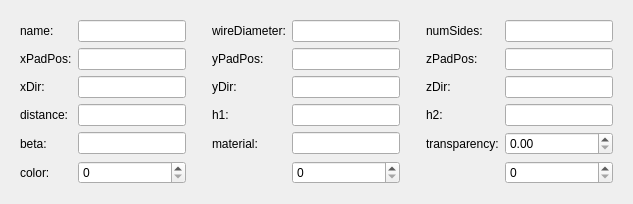
   <widget class="QWidget" name="page_10">
    <layout class="QVBoxLayout" name="verticalLayout_2">
     <item>
      <widget class="QWidget" name="widget_7" native="true">
       <layout class="QGridLayout" name="gridLayout_2">
        <item row="0" column="6">
         <widget class="QLabel" name="label_23">
          <property name="text">
           <string>numSides:</string>
          </property>
         </widget>
        </item>
        <item row="1" column="4">
         <widget class="QLineEdit" name="lineEdit_91"/>
        </item>
        <item row="1" column="6">
         <widget class="QLabel" name="label_90">
          <property name="text">
           <string>zPadPos:</string>
          </property>
         </widget>
        </item>
        <item row="0" column="0">
         <widget class="QLabel" name="label_88">
          <property name="text">
           <string>name:</string>
          </property>
         </widget>
        </item>
        <item row="0" column="7">
         <widget class="QLineEdit" name="lineEdit_40"/>
        </item>
        <item row="1" column="7">
         <widget class="QLineEdit" name="lineEdit_89"/>
        </item>
        <item row="2" column="1">
         <widget class="QLineEdit" name="lineEdit_93"/>
        </item>
        <item row="0" column="3">
         <widget class="QLabel" name="label_22">
          <property name="text">
           <string>wireDiameter:</string>
          </property>
         </widget>
        </item>
        <item row="0" column="4">
         <widget class="QLineEdit" name="lineEdit_39"/>
        </item>
        <item row="1" column="0">
         <widget class="QLabel" name="label_92">
          <property name="text">
           <string>xPadPos:</string>
          </property>
         </widget>
        </item>
        <item row="2" column="0">
         <widget class="QLabel" name="label_93">
          <property name="text">
           <string>xDir:</string>
          </property>
         </widget>
        </item>
        <item row="2" column="3">
         <widget class="QLabel" name="label_82">
          <property name="text">
           <string>yDir:</string>
          </property>
         </widget>
        </item>
        <item row="2" column="4">
         <widget class="QLineEdit" name="lineEdit_97"/>
        </item>
        <item row="1" column="3">
         <widget class="QLabel" name="label_89">
          <property name="text">
           <string>yPadPos:</string>
          </property>
         </widget>
        </item>
        <item row="2" column="6">
         <widget class="QLabel" name="label_91">
          <property name="text">
           <string>zDir:</string>
          </property>
         </widget>
        </item>
        <item row="2" column="7">
         <widget class="QLineEdit" name="lineEdit_98"/>
        </item>
        <item row="0" column="1">
         <widget class="QLineEdit" name="lineEdit_92"/>
        </item>
        <item row="1" column="1">
         <widget class="QLineEdit" name="lineEdit_94"/>
        </item>
        <item row="0" column="2">
         <spacer name="horizontalSpacer_2">
          <property name="orientation">
           <enum>Qt::Horizontal</enum>
          </property>
          <property name="sizeType">
           <enum>QSizePolicy::Fixed</enum>
          </property>
          <property name="sizeHint" stdset="0">
           <size>
            <width>20</width>
            <height>20</height>
           </size>
          </property>
         </spacer>
        </item>
        <item row="1" column="2">
         <spacer name="horizontalSpacer_8">
          <property name="orientation">
           <enum>Qt::Horizontal</enum>
          </property>
          <property name="sizeType">
           <enum>QSizePolicy::Fixed</enum>
          </property>
          <property name="sizeHint" stdset="0">
           <size>
            <width>20</width>
            <height>20</height>
           </size>
          </property>
         </spacer>
        </item>
        <item row="2" column="2">
         <spacer name="horizontalSpacer_9">
          <property name="orientation">
           <enum>Qt::Horizontal</enum>
          </property>
          <property name="sizeType">
           <enum>QSizePolicy::Fixed</enum>
          </property>
          <property name="sizeHint" stdset="0">
           <size>
            <width>20</width>
            <height>20</height>
           </size>
          </property>
         </spacer>
        </item>
        <item row="3" column="2">
         <spacer name="horizontalSpacer_10">
          <property name="orientation">
           <enum>Qt::Horizontal</enum>
          </property>
          <property name="sizeType">
           <enum>QSizePolicy::Fixed</enum>
          </property>
          <property name="sizeHint" stdset="0">
           <size>
            <width>20</width>
            <height>20</height>
           </size>
          </property>
         </spacer>
        </item>
        <item row="4" column="2">
         <spacer name="horizontalSpacer_11">
          <property name="orientation">
           <enum>Qt::Horizontal</enum>
          </property>
          <property name="sizeType">
           <enum>QSizePolicy::Fixed</enum>
          </property>
          <property name="sizeHint" stdset="0">
           <size>
            <width>20</width>
            <height>20</height>
           </size>
          </property>
         </spacer>
        </item>
        <item row="3" column="3">
         <widget class="QLabel" name="label_95">
          <property name="text">
           <string>h1:</string>
          </property>
         </widget>
        </item>
        <item row="3" column="1">
         <widget class="QLineEdit" name="lineEdit_95"/>
        </item>
        <item row="3" column="0">
         <widget class="QLabel" name="label_94">
          <property name="text">
           <string>distance:</string>
          </property>
         </widget>
        </item>
        <item row="3" column="4">
         <widget class="QLineEdit" name="lineEdit_99"/>
        </item>
        <item row="4" column="1">
         <widget class="QLineEdit" name="lineEdit"/>
        </item>
        <item row="3" column="7">
         <widget class="QLineEdit" name="lineEdit_96"/>
        </item>
        <item row="4" column="0">
         <widget class="QLabel" name="label_12">
          <property name="text">
           <string>beta:</string>
          </property>
         </widget>
        </item>
        <item row="3" column="6">
         <widget class="QLabel" name="label_96">
          <property name="text">
           <string>h2:</string>
          </property>
         </widget>
        </item>
        <item row="0" column="5">
         <spacer name="horizontalSpacer_13">
          <property name="orientation">
           <enum>Qt::Horizontal</enum>
          </property>
          <property name="sizeType">
           <enum>QSizePolicy::Fixed</enum>
          </property>
          <property name="sizeHint" stdset="0">
           <size>
            <width>20</width>
            <height>20</height>
           </size>
          </property>
         </spacer>
        </item>
        <item row="1" column="5">
         <spacer name="horizontalSpacer_14">
          <property name="orientation">
           <enum>Qt::Horizontal</enum>
          </property>
          <property name="sizeType">
           <enum>QSizePolicy::Fixed</enum>
          </property>
          <property name="sizeHint" stdset="0">
           <size>
            <width>20</width>
            <height>20</height>
           </size>
          </property>
         </spacer>
        </item>
        <item row="2" column="5">
         <spacer name="horizontalSpacer_15">
          <property name="orientation">
           <enum>Qt::Horizontal</enum>
          </property>
          <property name="sizeType">
           <enum>QSizePolicy::Fixed</enum>
          </property>
          <property name="sizeHint" stdset="0">
           <size>
            <width>20</width>
            <height>20</height>
           </size>
          </property>
         </spacer>
        </item>
        <item row="3" column="5">
         <spacer name="horizontalSpacer_16">
          <property name="orientation">
           <enum>Qt::Horizontal</enum>
          </property>
          <property name="sizeType">
           <enum>QSizePolicy::Fixed</enum>
          </property>
          <property name="sizeHint" stdset="0">
           <size>
            <width>20</width>
            <height>20</height>
           </size>
          </property>
         </spacer>
        </item>
        <item row="5" column="7">
         <widget class="QSpinBox" name="spinBox_20">
          <property name="sizePolicy">
           <sizepolicy hsizetype="Preferred" vsizetype="Fixed">
            <horstretch>0</horstretch>
            <verstretch>0</verstretch>
           </sizepolicy>
          </property>
          <property name="maximum">
           <number>255</number>
          </property>
         </widget>
        </item>
        <item row="4" column="3">
         <widget class="QLabel" name="label_25">
          <property name="text">
           <string>material:</string>
          </property>
         </widget>
        </item>
        <item row="5" column="4">
         <widget class="QSpinBox" name="spinBox_19">
          <property name="sizePolicy">
           <sizepolicy hsizetype="Preferred" vsizetype="Fixed">
            <horstretch>0</horstretch>
            <verstretch>0</verstretch>
           </sizepolicy>
          </property>
          <property name="maximum">
           <number>255</number>
          </property>
         </widget>
        </item>
        <item row="4" column="4">
         <widget class="QLineEdit" name="lineEdit_36"/>
        </item>
        <item row="5" column="0">
         <widget class="QLabel" name="label_24">
          <property name="text">
           <string>color:</string>
          </property>
         </widget>
        </item>
        <item row="4" column="6">
         <widget class="QLabel" name="label_21">
          <property name="text">
           <string>transparency:</string>
          </property>
         </widget>
        </item>
        <item row="4" column="5">
         <spacer name="horizontalSpacer_17">
          <property name="orientation">
           <enum>Qt::Horizontal</enum>
          </property>
          <property name="sizeType">
           <enum>QSizePolicy::Fixed</enum>
          </property>
          <property name="sizeHint" stdset="0">
           <size>
            <width>20</width>
            <height>20</height>
           </size>
          </property>
         </spacer>
        </item>
        <item row="5" column="1">
         <widget class="QSpinBox" name="spinBox_21">
          <property name="sizePolicy">
           <sizepolicy hsizetype="Preferred" vsizetype="Fixed">
            <horstretch>0</horstretch>
            <verstretch>0</verstretch>
           </sizepolicy>
          </property>
          <property name="maximum">
           <number>255</number>
          </property>
         </widget>
        </item>
        <item row="4" column="7">
         <widget class="QDoubleSpinBox" name="doubleSpinBox_7">
          <property name="maximum">
           <double>1.000000000000000</double>
          </property>
          <property name="singleStep">
           <double>0.010000000000000</double>
          </property>
         </widget>
        </item>
       </layout>
      </widget>
     </item>
    </layout>
   </widget>
